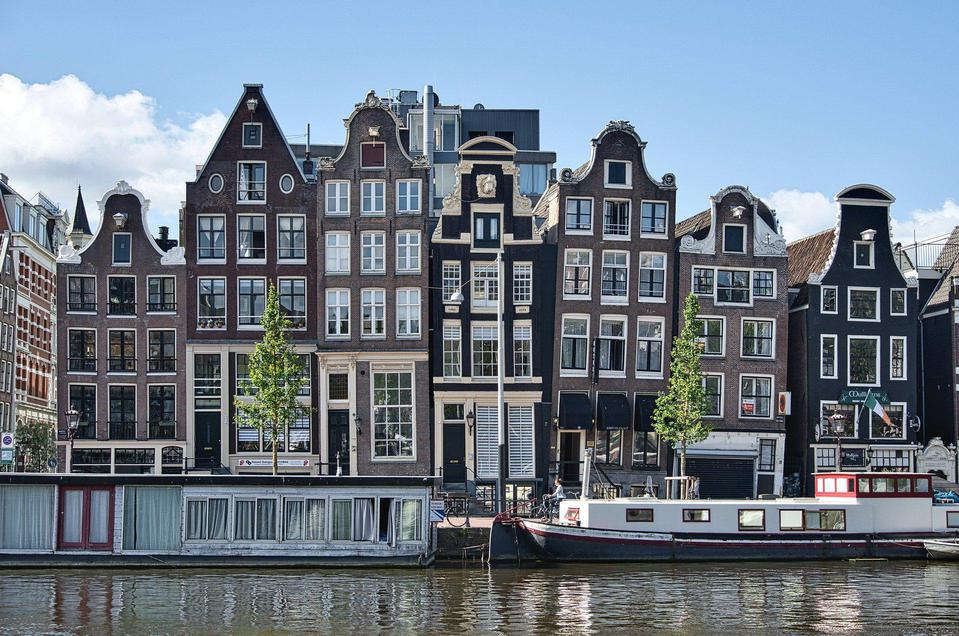
#> input picture basic/image-processing/code/blurr/buildings.jpg, 959 x 636 px
$ python blurr.py
#> lines starting #> are read from the running program, lines starting #| are printed output that depends on the picture
from PIL import Image, ImageFilter

filename = "buildings.jpg"
with Image.open(filename) as img:
#> img is the input picture: PIL image 959x636 RGB; mean R, G, B 111.8, 123.9, 136.8
    img.load()

blur_img = img.filter(ImageFilter.BLUR)
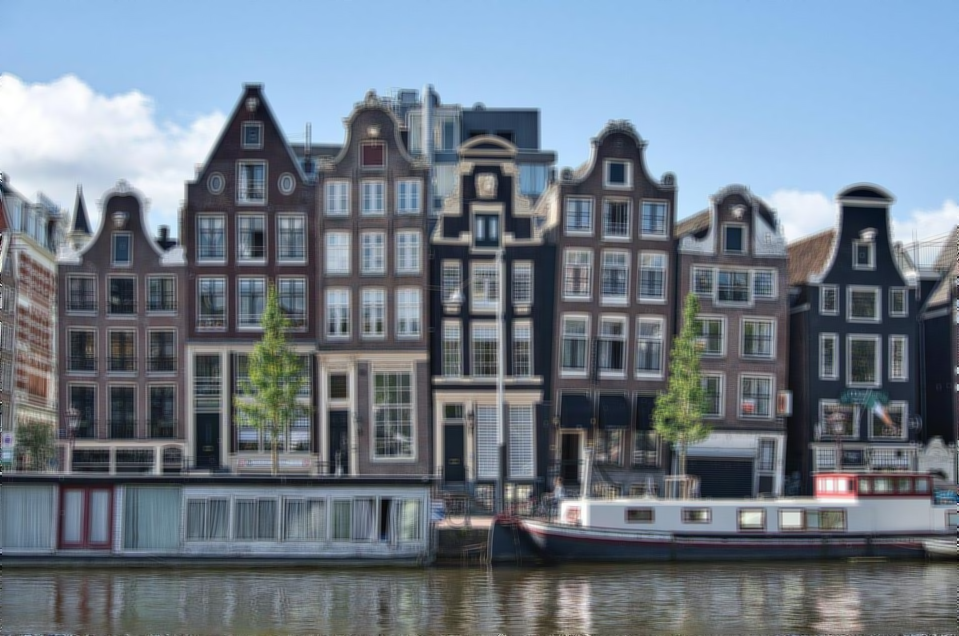
#> blur_img: PIL image 959x636 RGB; mean R, G, B 111.8, 123.9, 136.8
# blur_img.show()

# img.crop((300, 300, 500, 500)).show()
# blur_img.crop((300, 300, 500, 500)).show()

img.filter(ImageFilter.BoxBlur(5)).show()
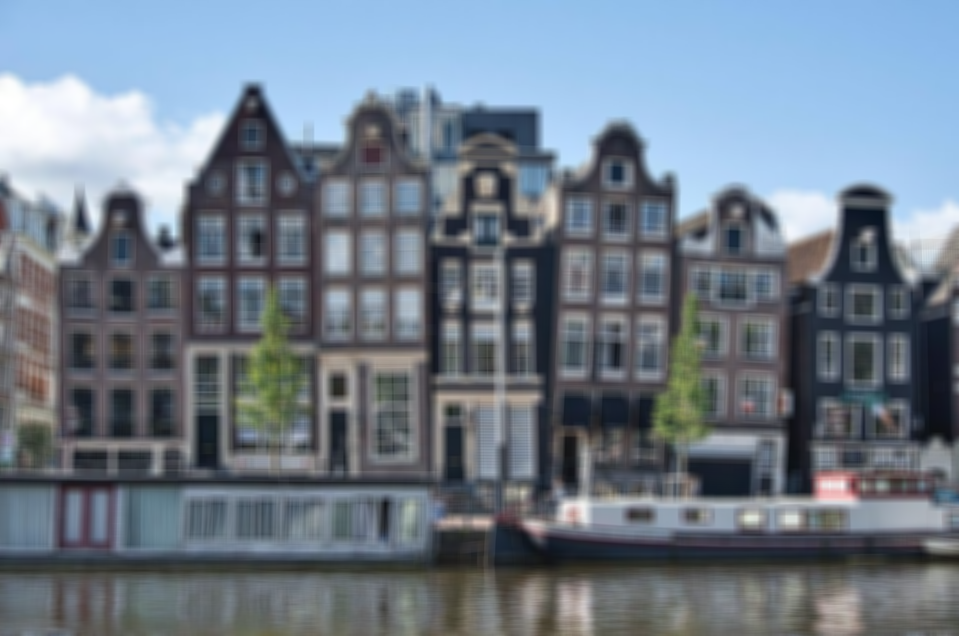
#> shown: PIL image 959x636 RGB; mean R, G, B 111.8, 123.9, 136.8
img.filter(ImageFilter.BoxBlur(20)).show()
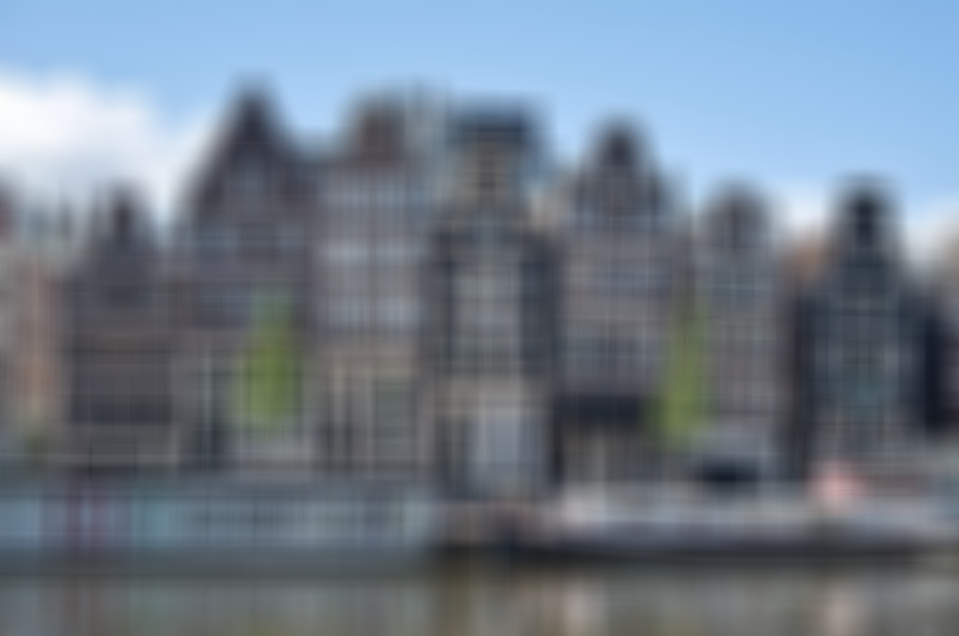
#> shown: PIL image 959x636 RGB; mean R, G, B 111.8, 123.9, 136.8
img.filter(ImageFilter.GaussianBlur(20)).show()
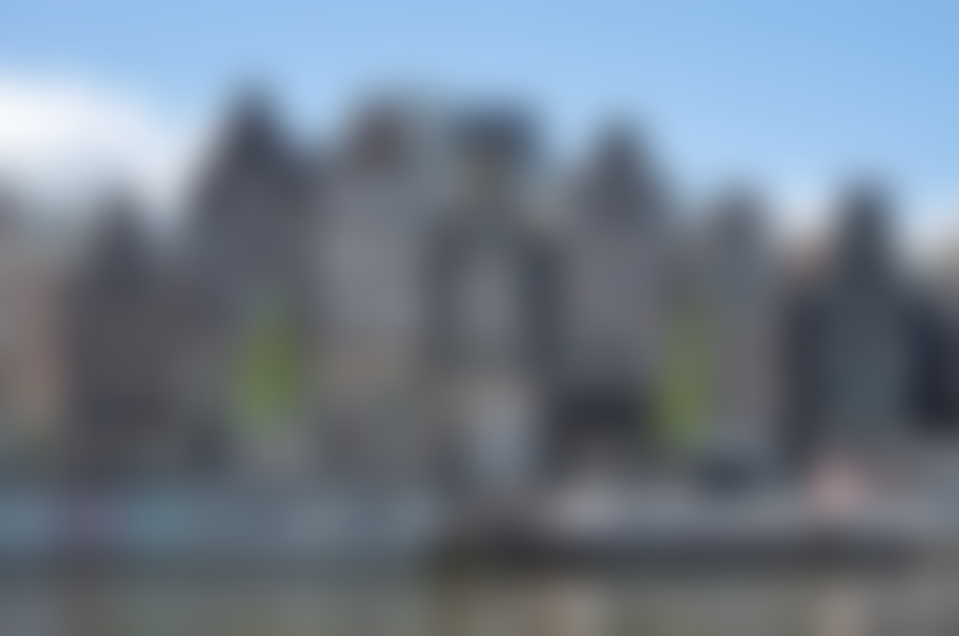
#> shown: PIL image 959x636 RGB; mean R, G, B 111.7, 123.9, 136.8
